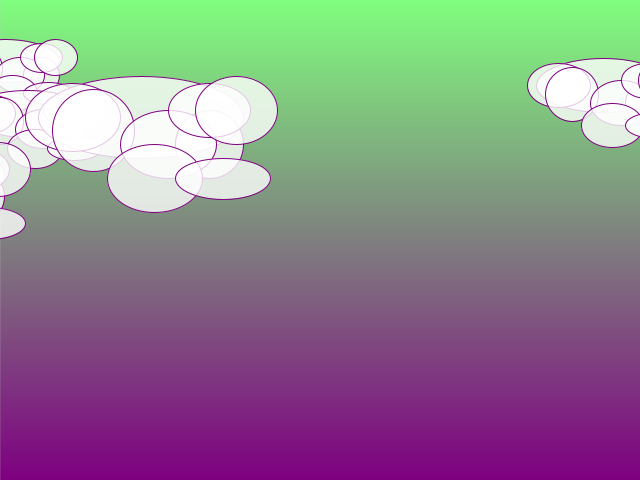
Frame 1 (no input)
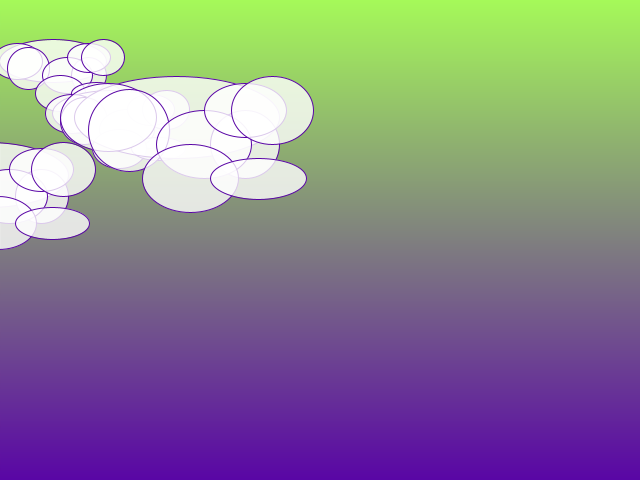
Frame 60 (the mouse pressed at the canvas centre just before this capture)
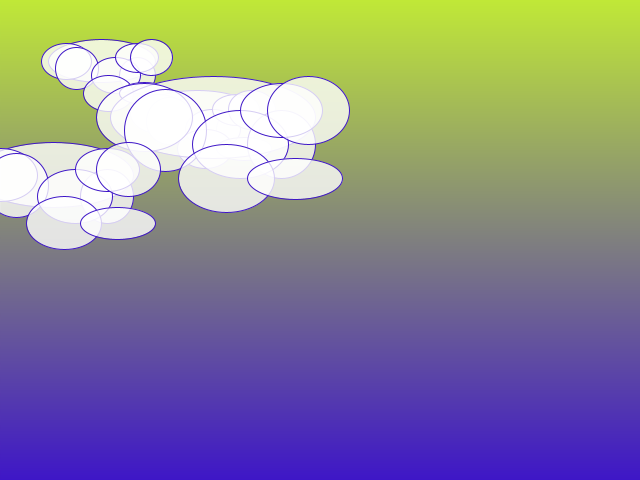
Frame 120 (the mouse held since frame 60 and released just before this capture)

The Processing sketch that drew these frames (run headless with seeded random() and noise(); from frame 60 on, the mouse is pressed at the canvas centre):

// Processing sketch: radsketch
// ── radsketch.pde
// Constants
int Y_AXIS = 1;
int X_AXIS = 2;

// Colors for gradient (dynamic)
color skyStartColor, skyEndColor;

// Cloud properties
Cloud[] clouds; // Bulut nesneleri için dizi
int numClouds = 10; // Toplam bulut sayısı

float cycleTime = 0; // Gece/gündüz döngüsü için zamanlayıcı

void setup() {
  size(640, 480);
  noStroke(); // Kenar çizgileri olmasın

  // Başlangıç renkleri (gün doğumu gibi)
  skyStartColor = color(255, 150, 0); // Turuncu
  skyEndColor = color(0, 191, 255);   // Açık Mavi

  // Bulutları oluştur
  clouds = new Cloud[numClouds];
  for (int i = 0; i < numClouds; i++) {
    clouds[i] = new Cloud();
  }
}

void draw() {
  // Gece/Gündüz Döngüsü Yönetimi
  cycleTime += 0.005; // Döngü hızını ayarla
  if (cycleTime > TWO_PI) { // TWO_PI = 360 derece
    cycleTime = 0;
  }

  // Sinüs dalgası kullanarak renkleri değiştir
  // Bu, renklerin yumuşakça geçiş yapmasını sağlar
  float r1 = map(sin(cycleTime), -1, 1, 0, 255); // Kırmızı bileşeni
  float g1 = map(sin(cycleTime + PI/2), -1, 1, 0, 255); // Yeşil bileşeni
  float b1 = map(sin(cycleTime + PI), -1, 1, 0, 255); // Mavi bileşeni

  skyStartColor = color(r1, g1, b1);
  skyEndColor = color(255 - r1, 255 - g1, 255 - b1); // Ters renkler

  // Fare hareketiyle de renkleri etkile (daha dinamik bir his için)
  float mouseColorInfluence = map(mouseX, 0, width, 0, 1);
  skyStartColor = lerpColor(skyStartColor, color(mouseX % 255, mouseY % 255, (mouseX+mouseY) % 255), mouseColorInfluence * 0.1);
  skyEndColor = lerpColor(skyEndColor, color(255 - (mouseX % 255), 255 - (mouseY % 255), 255 - ((mouseX+mouseY) % 255)), mouseColorInfluence * 0.1);


  // Arka planı çiz
  setGradient(0, 0, width, height, skyStartColor, skyEndColor, Y_AXIS);

  // Bulutları hareket ettir ve çiz
  for (int i = 0; i < numClouds; i++) {
    clouds[i].move();
    clouds[i].display();
  }
}

// Gradyan çizimi fonksiyonu (aynı kaldı)
void setGradient(int x, int y, float w, float h, color c1, color c2, int axis) {
  noFill();
  if (axis == Y_AXIS) {
    for (int i = y; i <= y + h; i++) {
      float inter = map(i, y, y + h, 0, 1);
      color c = lerpColor(c1, c2, inter);
      stroke(c);
      line(x, i, x + w, i);
    }
  } else if (axis == X_AXIS) {
    for (int i = x; i <= x + w; i++) {
      float inter = map(i, x, x + w, 0, 1);
      color c = lerpColor(c1, c2, inter);
      stroke(c);
      line(i, y, i, y + h);
    }
  }
}

// Bulut sınıfı
class Cloud {
  float x, y;
  float speed;
  float sizeMultiplier;

  Cloud() {
    // Rastgele başlangıç konumları, hızlar ve boyutlar
    x = random(-width, width * 2); // Ekran dışından da başlayabilir
    y = random(height * 0.1, height * 0.4); // Ekranın üst çeyreğinde
    speed = random(0.5, 2);
    sizeMultiplier = random(0.7, 1.5);
  }

  void move() {
    x += speed; // Sağa doğru hareket
    if (x > width * 1.5) { // Ekranın çok dışına çıktığında
      x = -width * 0.5; // Sol taraftan tekrar içeri gelsin
      y = random(height * 0.1, height * 0.4); // Yeni bir y konumunda
      speed = random(0.5, 2); // Yeni bir hızda
    }
  }

  void display() {
    fill(255, 255, 255, 200); // Hafif şeffaf beyaz bulutlar
    
    // Rastgele boyutlarda ve konumda elipsler çizerek bulut oluştur
    // Orijinal kodun elipsleri modifiye edildi
    ellipse(x + 0 * sizeMultiplier, y + 0 * sizeMultiplier, 150 * sizeMultiplier, 60 * sizeMultiplier);
    ellipse(x - 50 * sizeMultiplier, y + 0 * sizeMultiplier, 70 * sizeMultiplier, 50 * sizeMultiplier);
    ellipse(x - 35 * sizeMultiplier, y + 10 * sizeMultiplier, 60 * sizeMultiplier, 60 * sizeMultiplier);
    ellipse(x + 50 * sizeMultiplier, y + 20 * sizeMultiplier, 50 * sizeMultiplier, 50 * sizeMultiplier);
    ellipse(x + 20 * sizeMultiplier, y + 20 * sizeMultiplier, 70 * sizeMultiplier, 50 * sizeMultiplier);
    ellipse(x + 10 * sizeMultiplier, y + 45 * sizeMultiplier, 70 * sizeMultiplier, 50 * sizeMultiplier);
    ellipse(x + 50 * sizeMultiplier, y - 5 * sizeMultiplier, 60 * sizeMultiplier, 40 * sizeMultiplier);
    ellipse(x + 60 * sizeMultiplier, y + 45 * sizeMultiplier, 70 * sizeMultiplier, 30 * sizeMultiplier);
    ellipse(x + 70 * sizeMultiplier, y - 5 * sizeMultiplier, 60 * sizeMultiplier, 50 * sizeMultiplier);
  }
}
